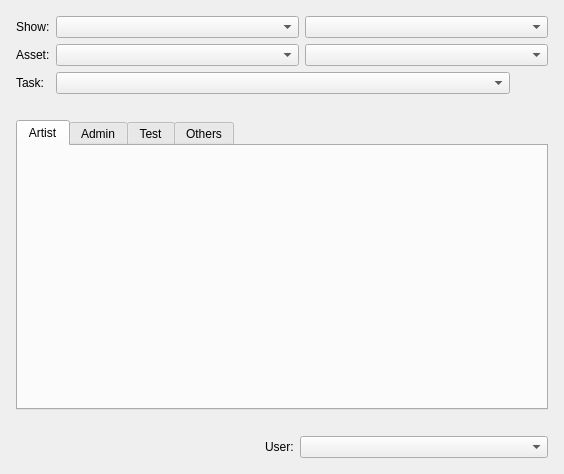
<?xml version="1.0" encoding="UTF-8"?>
<ui version="4.0">
 <class>MainWidget</class>
 <widget class="QWidget" name="MainWidget">
  <property name="geometry">
   <rect>
    <x>0</x>
    <y>0</y>
    <width>564</width>
    <height>474</height>
   </rect>
  </property>
  <property name="windowTitle">
   <string>BPL</string>
  </property>
  <layout class="QGridLayout" name="gridLayout_2">
   <item row="0" column="0">
    <widget class="MainController" name="controller" native="true">
     <layout class="QGridLayout" name="gridLayout">
      <property name="leftMargin">
       <number>5</number>
      </property>
      <property name="topMargin">
       <number>5</number>
      </property>
      <property name="rightMargin">
       <number>5</number>
      </property>
      <property name="bottomMargin">
       <number>5</number>
      </property>
      <item row="4" column="0">
       <layout class="QGridLayout" name="footer_layout">
        <item row="0" column="0">
         <spacer name="horizontalSpacer">
          <property name="orientation">
           <enum>Qt::Horizontal</enum>
          </property>
          <property name="sizeHint" stdset="0">
           <size>
            <width>168</width>
            <height>20</height>
           </size>
          </property>
         </spacer>
        </item>
        <item row="0" column="1">
         <widget class="QLabel" name="user_label">
          <property name="text">
           <string>User:</string>
          </property>
         </widget>
        </item>
        <item row="0" column="2">
         <widget class="CompleterCombobox" name="user_comboBox">
          <property name="sizePolicy">
           <sizepolicy hsizetype="Expanding" vsizetype="Fixed">
            <horstretch>0</horstretch>
            <verstretch>0</verstretch>
           </sizepolicy>
          </property>
         </widget>
        </item>
       </layout>
      </item>
      <item row="0" column="0">
       <layout class="QGridLayout" name="header_layout">
        <item row="0" column="0" rowspan="2">
         <layout class="QVBoxLayout" name="lable_group">
          <item>
           <widget class="QLabel" name="show_lable">
            <property name="sizePolicy">
             <sizepolicy hsizetype="Preferred" vsizetype="Preferred">
              <horstretch>0</horstretch>
              <verstretch>0</verstretch>
             </sizepolicy>
            </property>
            <property name="text">
             <string>Show:</string>
            </property>
           </widget>
          </item>
          <item>
           <widget class="QLabel" name="entity_lable">
            <property name="sizePolicy">
             <sizepolicy hsizetype="Preferred" vsizetype="Preferred">
              <horstretch>0</horstretch>
              <verstretch>0</verstretch>
             </sizepolicy>
            </property>
            <property name="text">
             <string>Asset:</string>
            </property>
           </widget>
          </item>
          <item>
           <widget class="QLabel" name="task_lable">
            <property name="sizePolicy">
             <sizepolicy hsizetype="Preferred" vsizetype="Preferred">
              <horstretch>0</horstretch>
              <verstretch>0</verstretch>
             </sizepolicy>
            </property>
            <property name="text">
             <string>Task:</string>
            </property>
           </widget>
          </item>
         </layout>
        </item>
        <item row="0" column="1" colspan="2">
         <layout class="QGridLayout" name="comboBox_group">
          <item row="0" column="0">
           <widget class="QComboBox" name="show_comboBox">
            <property name="sizePolicy">
             <sizepolicy hsizetype="Preferred" vsizetype="Fixed">
              <horstretch>1</horstretch>
              <verstretch>0</verstretch>
             </sizepolicy>
            </property>
           </widget>
          </item>
          <item row="0" column="1">
           <widget class="QComboBox" name="entity_comboBox">
            <property name="sizePolicy">
             <sizepolicy hsizetype="Preferred" vsizetype="Fixed">
              <horstretch>1</horstretch>
              <verstretch>0</verstretch>
             </sizepolicy>
            </property>
           </widget>
          </item>
          <item row="1" column="0">
           <widget class="CompleterCombobox" name="sequence_comboBox">
            <property name="sizePolicy">
             <sizepolicy hsizetype="Preferred" vsizetype="Fixed">
              <horstretch>1</horstretch>
              <verstretch>0</verstretch>
             </sizepolicy>
            </property>
           </widget>
          </item>
          <item row="1" column="1">
           <widget class="CompleterCombobox" name="shot_comboBox">
            <property name="sizePolicy">
             <sizepolicy hsizetype="Preferred" vsizetype="Fixed">
              <horstretch>1</horstretch>
              <verstretch>0</verstretch>
             </sizepolicy>
            </property>
           </widget>
          </item>
         </layout>
        </item>
        <item row="1" column="1">
         <widget class="CompleterCombobox" name="task_comboBox">
          <property name="sizePolicy">
           <sizepolicy hsizetype="Preferred" vsizetype="Fixed">
            <horstretch>1</horstretch>
            <verstretch>0</verstretch>
           </sizepolicy>
          </property>
         </widget>
        </item>
        <item row="1" column="2">
         <widget class="HelpButton" name="help_button">
          <property name="styleSheet">
           <string notr="true">border: none;</string>
          </property>
          <property name="text">
           <string/>
          </property>
          <property name="icon">
           <iconset resource="../../../bp/src/resources/bp_resources.qrc">
            <normaloff>:/bp/images/help.png</normaloff>:/bp/images/help.png</iconset>
          </property>
          <property name="iconSize">
           <size>
            <width>20</width>
            <height>20</height>
           </size>
          </property>
         </widget>
        </item>
       </layout>
      </item>
      <item row="2" column="0">
       <widget class="QTabWidget" name="icon_field">
        <property name="tabPosition">
         <enum>QTabWidget::North</enum>
        </property>
        <property name="tabShape">
         <enum>QTabWidget::Rounded</enum>
        </property>
        <property name="currentIndex">
         <number>0</number>
        </property>
        <property name="tabsClosable">
         <bool>false</bool>
        </property>
        <property name="movable">
         <bool>false</bool>
        </property>
        <widget class="TabListWidget" name="artist_tab">
         <attribute name="title">
          <string>Artist</string>
         </attribute>
        </widget>
        <widget class="TabListWidget" name="admin_tab">
         <attribute name="title">
          <string>Admin</string>
         </attribute>
        </widget>
        <widget class="TabListWidget" name="test_tab">
         <attribute name="title">
          <string>Test</string>
         </attribute>
        </widget>
        <widget class="TabListWidget" name="others_tab">
         <attribute name="title">
          <string>Others</string>
         </attribute>
        </widget>
       </widget>
      </item>
      <item row="1" column="0">
       <spacer name="horizontalSpacer_2">
        <property name="orientation">
         <enum>Qt::Horizontal</enum>
        </property>
        <property name="sizeHint" stdset="0">
         <size>
          <width>40</width>
          <height>20</height>
         </size>
        </property>
       </spacer>
      </item>
      <item row="3" column="0">
       <spacer name="horizontalSpacer_3">
        <property name="orientation">
         <enum>Qt::Horizontal</enum>
        </property>
        <property name="sizeHint" stdset="0">
         <size>
          <width>40</width>
          <height>20</height>
         </size>
        </property>
       </spacer>
      </item>
     </layout>
    </widget>
   </item>
  </layout>
 </widget>
 <customwidgets>
  <customwidget>
   <class>HelpButton</class>
   <extends>QPushButton</extends>
   <header>bp.ui.help_button.h</header>
  </customwidget>
  <customwidget>
   <class>MainController</class>
   <extends>QWidget</extends>
   <header>bpl.controller.main_controller.h</header>
   <container>1</container>
   <slots>
    <slot>set_sequence()</slot>
    <slot>set_shot()</slot>
    <slot>set_step()</slot>
    <slot>set_user()</slot>
    <slot>browse_for_package()</slot>
    <slot>validate_package()</slot>
    <slot>select_file(QModelIndex)</slot>
    <slot>launch_help()</slot>
    <slot>package_changed(QString)</slot>
    <slot>publish()</slot>
    <slot>do_dailies()</slot>
    <slot>open_movie_folder()</slot>
    <slot>open_frames_folder()</slot>
    <slot>open_source_folder()</slot>
    <slot>set_movie_info()</slot>
    <slot>open_help_window()</slot>
    <slot>update_summary_model()</slot>
    <slot>open_ingestion_folder()</slot>
    <slot>do_ingest()</slot>
    <slot>show_summary()</slot>
    <slot>refresh_summary()</slot>
    <slot>update_preference()</slot>
   </slots>
  </customwidget>
  <customwidget>
   <class>CompleterCombobox</class>
   <extends>QComboBox</extends>
   <header>bpl.view.my_control.h</header>
  </customwidget>
  <customwidget>
   <class>TabListWidget</class>
   <extends>QWidget</extends>
   <header>bpl.view.my_control.h</header>
   <container>1</container>
  </customwidget>
 </customwidgets>
 <resources>
  <include location="../../../bp/src/resources/bp_resources.qrc"/>
 </resources>
 <connections>
  <connection>
   <sender>show_comboBox</sender>
   <signal>currentTextChanged(QString)</signal>
   <receiver>controller</receiver>
   <slot>set_sequence()</slot>
   <hints>
    <hint type="sourcelabel">
     <x>110</x>
     <y>22</y>
    </hint>
    <hint type="destinationlabel">
     <x>59</x>
     <y>15</y>
    </hint>
   </hints>
  </connection>
  <connection>
   <sender>sequence_comboBox</sender>
   <signal>currentTextChanged(QString)</signal>
   <receiver>controller</receiver>
   <slot>set_shot()</slot>
   <hints>
    <hint type="sourcelabel">
     <x>140</x>
     <y>46</y>
    </hint>
    <hint type="destinationlabel">
     <x>126</x>
     <y>9</y>
    </hint>
   </hints>
  </connection>
  <connection>
   <sender>show_comboBox</sender>
   <signal>currentTextChanged(QString)</signal>
   <receiver>controller</receiver>
   <slot>set_step()</slot>
   <hints>
    <hint type="sourcelabel">
     <x>198</x>
     <y>23</y>
    </hint>
    <hint type="destinationlabel">
     <x>186</x>
     <y>12</y>
    </hint>
   </hints>
  </connection>
  <connection>
   <sender>entity_comboBox</sender>
   <signal>currentTextChanged(QString)</signal>
   <receiver>controller</receiver>
   <slot>set_step()</slot>
   <hints>
    <hint type="sourcelabel">
     <x>327</x>
     <y>25</y>
    </hint>
    <hint type="destinationlabel">
     <x>299</x>
     <y>9</y>
    </hint>
   </hints>
  </connection>
  <connection>
   <sender>show_comboBox</sender>
   <signal>currentTextChanged(QString)</signal>
   <receiver>controller</receiver>
   <slot>set_user()</slot>
   <hints>
    <hint type="sourcelabel">
     <x>86</x>
     <y>18</y>
    </hint>
    <hint type="destinationlabel">
     <x>77</x>
     <y>13</y>
    </hint>
   </hints>
  </connection>
 </connections>
</ui>
